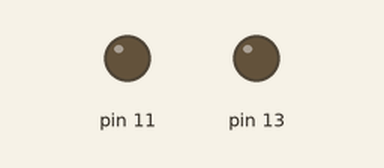
The sketch below on a simulated Arduino Uno, built with avr-gcc and run on an emulated ATmega328P. On the bench: output pins drawn as LEDs (lit = HIGH).

Above: at 0.59 s.
At 4.98 s:
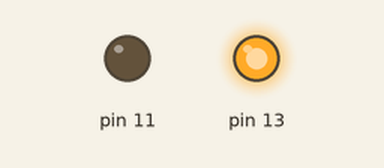
Timing chart, 0 to 5.4 s (numbered marks = the images above):
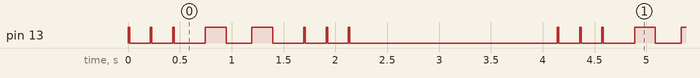

Measured:
- by itself, pin 13: repeats every 4.1 s: 2 × (LOW 0.20 s, HIGH 0.02 s), LOW 0.30 s, HIGH 0.20 s, LOW 0.25 s, HIGH 0.20 s, LOW 0.30 s, 2 × (HIGH 0.01 s, LOW 0.20 s), HIGH 0.01 s, LOW 2.0 s, HIGH 0.02 s
- by itself, everything shown: repeats every 4.1 s, in 10 steps

The sketch:

LedFlasher.ino
```cpp
#define LED_FLASHER_USE_VECTOR

#include "LedFlasher.h"
LedFlasher NokiaSmsTune(13);
LedFlasher NokiaSmsTune1(11);

void setup() {
	NokiaSmsTune.SetPattern(new uint32_t[16]{ 15,200,15,200,15,300,200,250,200,300,15,200,15,200,15,2000 }, 16);
	NokiaSmsTune1.SetPattern(ALWAYS_OFF);
}

void loop() {
	NokiaSmsTune.Run();
	NokiaSmsTune1.Run();
}
```

LedFlasher.h
```cpp
#pragma once

#ifdef LED_FLASHER_USE_VECTOR
#include <ArduinoSTL.h>
#include <vector>
#include <algorithm>
#endif

uint32_t _always_on[] = { 1 };
uint32_t _always_off[] = { 0 };

#define ALWAYS_ON	_always_on, 1, false
#define ALWAYS_OFF	_always_off, 1, false

#define CFG_PATTERN_CHANGED	0
#define CFG_IS_LOOPED		1
#define CFG_ACTIVE_STATE	2
#define CFG_IS_ENABLED		3

#define CFG_RAM_CLEANUP		4
//#define CFG_LAST_LED_STATE	5
//#define CFG_LAST_LED_STATE	5

#define LED_ON	1
#define LED_OFF	0

class LedFlasher {
private:
#ifdef LED_FLASHER_USE_VECTOR
	static std::vector<LedFlasher*> leds;
#endif

	uint8_t currentIndex = 0;
	uint8_t length = 0;
	uint32_t * patternMap = nullptr;
	uint32_t nextSwitchMillis = 0;
	int8_t pin;
	uint8_t config;

	void SwitchLed(bool _state) {
		if (OnStateChanged)
			OnStateChanged(_state);
		else if (pin != -1) {
			if (_state)
				digitalWrite(pin, bitRead(config, CFG_ACTIVE_STATE));
			else
				digitalWrite(pin, !bitRead(config, CFG_ACTIVE_STATE));
		}
	}

public:

#ifdef LED_FLASHER_USE_VECTOR
	static void RunAll() {
		for (auto led : leds) {
			if (led == nullptr) {
				leds.erase(std::remove(leds.begin(), leds.end(), led), leds.end());
			}
			else
				led->Run();
		}
	}
#endif

	//custom callback
	void(*OnStateChanged)(bool _state) = nullptr;

	LedFlasher(uint8_t _pin = -1, uint8_t _activeState = HIGH) {
		pin = _pin;
		if (pin != -1)
			pinMode(pin, OUTPUT);
		bitWrite(config, CFG_ACTIVE_STATE, _activeState);
#ifdef LED_FLASHER_USE_VECTOR
		leds.push_back(this);
#endif
	}
	~LedFlasher() {
		if (bitRead(config, CFG_RAM_CLEANUP) && patternMap != nullptr)
			delete[] patternMap;

#ifdef LED_FLASHER_USE_VECTOR
		if (!leds.empty())
			leds.erase(std::remove(leds.begin(), leds.end(), this), leds.end());
#endif
	}

	void SetPattern(uint32_t * _pattern, uint8_t _length, bool _loop = true, bool _deleteLastMap = false) {
		if (_pattern == patternMap)
			return;

		if (_deleteLastMap && patternMap != nullptr) {
			delete[] patternMap;
		}

		patternMap = _pattern;
		length = _length;
		currentIndex = 0;
		//nextSwitchMillis = millis();

		bitWrite(config, CFG_IS_LOOPED, _loop);
		bitWrite(config, CFG_RAM_CLEANUP, _deleteLastMap);
		bitSet(config, CFG_PATTERN_CHANGED);
		Enable(true);
	}

	void Enable(bool _enable) {
		bitWrite(config, CFG_IS_ENABLED, _enable);
	}

	void Loop(bool _loop) {
		bitWrite(config, CFG_IS_LOOPED, _loop);
		if (_loop)
			bitSet(config, CFG_IS_ENABLED);
	}

	void Run() {
		if (patternMap == nullptr || length < 1)
			return;
		if (length == 1) {
			if (bitRead(config, CFG_PATTERN_CHANGED)) {
				if (patternMap[0] == 0)
					SwitchLed(LED_OFF);
				else
					SwitchLed(LED_ON);
			}
			bitClear(config, CFG_PATTERN_CHANGED);
			return;
		}

		uint32_t currentMillis = millis();

		if ((currentMillis < nextSwitchMillis && !bitRead(config, CFG_PATTERN_CHANGED)))
			return;

		if (!bitRead(config, CFG_IS_ENABLED))
			return;

		SwitchLed(currentIndex % 2 == 0);

		nextSwitchMillis = currentMillis + patternMap[currentIndex];
		//prevent overflowing
		if (currentMillis > nextSwitchMillis)
			nextSwitchMillis = currentMillis;

		currentIndex++;
		if (currentIndex >= length) {
			currentIndex = 0;
			if (!bitRead(config, CFG_IS_LOOPED))
				bitClear(config, CFG_IS_ENABLED);
		}

		bitClear(config, CFG_PATTERN_CHANGED);
	}
};

#ifdef LED_FLASHER_USE_VECTOR
//keep compiler happy
std::vector<LedFlasher*> LedFlasher::leds;
#endif
```
